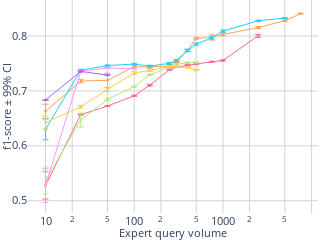

The cell this chart's notebook holds for it:
### Code cell
import plotly.graph_objects as go
from plotly.subplots import make_subplots
import numpy as np

import plotly.graph_objects as go
import plotly.express as px

dataset = 'adult'

approaches = {
    #'EEneuralcbpside_v5': {'color': [255, 255, 0], 'label': 'EEneuralcbpside_v5'},  # Red
    'IneurAL (official)': {'color': [255, 161, 90], 'label':'IneurAL6'},                    # Yellow
    'IneurAL (tuned)': {'color': [25, 211, 243], 'label':'IneurAL3'},                    # Cyan
    'Neuronal (official)': {'color': [255, 102, 146], 'label':'neuronal6'},                  # Magenta
    'Neuronal (tuned)': {'color': [182, 232, 128], 'label':'neuronal3'},                   # Orange
    'Margin': {'color': [255, 151, 255], 'label':'margin'},
    'Cesa': {'color': [254, 203, 82], 'label':'cesa'},
    'Neural-CBP': {'color': [171, 99, 250], 'label': 'EEneuralcbpside_v6'},  # Red
}

thresholds = ['f1_10', 'f1_25', 'f1_50', 'f1_100', 'f1_150',
              'f1_250', 'f1_300', 'f1_400', 'f1_500', 'f1_750', 
              'f1_1000', 'f1_2500', 'f1_5000', 'f1_7500',]

# Create a subplot with 1 row and 2 columns
fig = make_subplots(rows=1, cols=1,) #subplot_titles=("f1-score", "# of labelled observations")

# Add your traces for the first figure to the first subplot
for approach in approaches.keys():
    # ... [your existing code for calculating mean_values, std_values, and color] ...
    mean_values = [] 
    std_values = []
    r,g,b = approaches[approach]['color']
    
    for threshold in thresholds:
        mean_value = df_mean[(df_mean['Dataset'] == dataset) & (df_mean['Approach'] == approach)][threshold].values[0]
        mean_values.append(mean_value)

        std_value = df_std[(df_std['Dataset'] == dataset) & (df_std['Approach'] == approach)][threshold].values[0]
        std_values.append( 2.575 * std_value / n_folds  )
        # std_values.append(  std_value)

    fig.add_trace(go.Scatter(
        x=[10, 25, 50, 100, 150, 250, 300, 400, 500, 750, 1000, 2500, 5000, 7500, 9000], 
        y=mean_values,
        error_y=dict(type='data', array=std_values, visible=True, thickness=1, width=3),
        line=dict(dash='solid', width=1, color='rgba({},{},{},1)'.format(r,g,b)),
        marker=dict(size=2.5),
        name=approach), 
        row=1, col=1)

# Add your traces for the second figure to the second subplot
# for approach in approaches.keys():
#     # ... [your existing code for calculating explo_value, upper, and color] ...
#     r,g,b = approaches[approach]['color']
#     explo_value = explo_final['MLP'][dataset][approach]
#     upper = explo_value + explo2_final['MLP'][dataset][approach]
#     xcoords = np.arange(0,horizon,1).tolist()

#     fig.add_trace(go.Scatter(
#         x=xcoords+xcoords[::-1], 
#         y=upper.tolist()+explo_value.tolist()[::-1],  
#         fill='toself',
#         fillcolor='rgba({},{},{},0.2)'.format(r,g,b),
#         line=dict(color='rgba({},{},{},1)'.format(r,g,b), width=0),
#         hoverinfo="skip"),
#         row=1, col=2)
    
#     fig.add_trace(go.Scatter(
#         x=xcoords, 
#         y=explo_value,
#         line=dict(dash='solid', width=2, color='rgba({},{},{},1)'.format(r,g,b)),
#         name=approach), 
#         row=1, col=2)

# Update layout and axes for the combined figure
siz = 12.5
fig.update_layout(
    width=220,  # Adjusted for two subplots
    height=180,
    plot_bgcolor='white',
    paper_bgcolor='white',
    margin=dict(l=0, r=0, t=0, b=0),
    showlegend=False
)

# Update xaxis and yaxis properties for each subplot
fig.update_xaxes(title_text="Expert query volume", row=1, col=1, gridcolor='lightgrey', tickmode='array', type="log", title_standoff=5, title_font=dict(size=siz-2), tickfont=dict(size=siz-2))
fig.update_yaxes(title_text="f1-score ± 99% CI",  row=1, col=1, gridcolor='lightgrey', #range=[0,1.05]
                 title_standoff=5, title_font=dict(size=siz-2), tickfont=dict(size=siz-2), tickvals=[0, 0.1, 0.2, 0.3, 0.4, 0.5, 0.6, 0.7, 0.8, 0.9, 1] )

# fig.update_xaxes(title_text="Round", row=1, col=2, gridcolor='lightgrey', tickmode='array', title_standoff=5, title_font=dict(size=siz-2), tickfont=dict(size=siz-2))
# fig.update_yaxes(title_text="# of labels ± 99% CI", range=[0,4.5], row=1, col=2, gridcolor='lightgrey',type="log", title_standoff=0, title_font=dict(size=siz-2), tickfont=dict(size=siz-2))

fig.show()

# Save the combined figure as a PDF
# fig.write_image("./figures/combined_{}_{}_{}.pdf".format(case, model, dataset))
# fig.write_image("./figures/tst.pdf".format(case, model, dataset))
# fig.write_image("./figures/f1_{}_{}_{}.pdf".format(case, model, dataset))

### Figure 1 — Plotly figure (JSON) as saved in the notebook; plotly's stock layout.template omitted (floating-point values rounded to 4 significant figures)
{"data": [{"error_y": {"array": [0.01288, 0.003063, 0.01306, 0.002547, 0.002118, 0.00262, 0.001259, 0.001682, 0.001694, 0.004843, 0.002767, 0.002124, 0.001472, 0.0007974], "thickness": 1, "type": "data", "visible": true, "width": 3}, "line": {"color": "rgba(255,161,90,1)", "dash": "solid", "width": 1}, "marker": {"size": 2.5}, "name": "IneurAL (official)", "type": "scatter", "x": [10, 25, 50, 100, 150, 250, 300, 400, 500, 750, 1000, 2500, 5000, 7500, 9000], "xaxis": "x", "y": [0.6629, 0.7179, 0.7193, 0.7442, 0.7436, 0.7456, 0.7528, 0.7741, 0.7958, 0.7974, 0.8028, 0.8152, 0.828, 0.8407], "yaxis": "y"}, {"error_y": {"array": [0.01895, 0.001363, 0.0009532, 0.001521, 0.001743, 0.001488, 0.001444, 0.00238, 0.002012, 0.00204, 0.001809, 0.001079, 0.0007543, null], "thickness": 1, "type": "data", "visible": true, "width": 3}, "line": {"color": "rgba(25,211,243,1)", "dash": "solid", "width": 1}, "marker": {"size": 2.5}, "name": "IneurAL (tuned)", "type": "scatter", "x": [10, 25, 50, 100, 150, 250, 300, 400, 500, 750, 1000, 2500, 5000, 7500, 9000], "xaxis": "x", "y": [0.6299, 0.7379, 0.7461, 0.7488, 0.7451, 0.7503, 0.7556, 0.7736, 0.7852, 0.7964, 0.809, 0.8277, 0.8328, null], "yaxis": "y"}, {"error_y": {"array": [0.02485, 0.0006668, 0.0006503, 0.001025, 0.001496, 0.0007191, 0.0007535, 0.0009686, 0.001087, 0.0009129, 0.001007, 0.002572, null, null], "thickness": 1, "type": "data", "visible": true, "width": 3}, "line": {"color": "rgba(255,102,146,1)", "dash": "solid", "width": 1}, "marker": {"size": 2.5}, "name": "Neuronal (official)", "type": "scatter", "x": [10, 25, 50, 100, 150, 250, 300, 400, 500, 750, 1000, 2500, 5000, 7500, 9000], "xaxis": "x", "y": [0.5278, 0.6567, 0.6724, 0.691, 0.7104, 0.7386, 0.7433, 0.747, 0.7489, 0.7529, 0.7555, 0.8003, null, null], "yaxis": "y"}, {"error_y": {"array": [0.02459, 0.01285, 0.001673, 0.001037, 0.0008054, 0.0009773, 0.001008, 0.001105, 0.001016, null, null, null, null, null], "thickness": 1, "type": "data", "visible": true, "width": 3}, "line": {"color": "rgba(182,232,128,1)", "dash": "solid", "width": 1}, "marker": {"size": 2.5}, "name": "Neuronal (tuned)", "type": "scatter", "x": [10, 25, 50, 100, 150, 250, 300, 400, 500, 750, 1000, 2500, 5000, 7500, 9000], "xaxis": "x", "y": [0.5369, 0.6468, 0.6847, 0.7077, 0.7293, 0.7429, 0.7483, 0.7513, 0.7518, null, null, null, null, null], "yaxis": "y"}, {"error_y": {"array": [0.03056, 0.001477, 0.0007488, null, null, null, null, null, null, null, null, null, null, null], "thickness": 1, "type": "data", "visible": true, "width": 3}, "line": {"color": "rgba(255,151,255,1)", "dash": "solid", "width": 1}, "marker": {"size": 2.5}, "name": "Margin", "type": "scatter", "x": [10, 25, 50, 100, 150, 250, 300, 400, 500, 750, 1000, 2500, 5000, 7500, 9000], "xaxis": "x", "y": [0.5275, 0.7355, 0.742, 0.7404, null, null, null, null, null, null, null, null, null, null], "yaxis": "y"}, {"error_y": {"array": [0.01148, 0.002383, 0.003753, 0.002878, 0.002173, 0.0009625, 0.001008, 0.001096, 0.00126, null, null, null, null, null], "thickness": 1, "type": "data", "visible": true, "width": 3}, "line": {"color": "rgba(254,203,82,1)", "dash": "solid", "width": 1}, "marker": {"size": 2.5}, "name": "Cesa", "type": "scatter", "x": [10, 25, 50, 100, 150, 250, 300, 400, 500, 750, 1000, 2500, 5000, 7500, 9000], "xaxis": "x", "y": [0.6423, 0.671, 0.7029, 0.7326, 0.7373, 0.7443, 0.7434, 0.7429, 0.738, null, null, null, null, null], "yaxis": "y"}, {"error_y": {"array": [0.0002506, 0.0007608, null, null, null, null, null, null, null, null, null, null, null, null], "thickness": 1, "type": "data", "visible": true, "width": 3}, "line": {"color": "rgba(171,99,250,1)", "dash": "solid", "width": 1}, "marker": {"size": 2.5}, "name": "Neural-CBP", "type": "scatter", "x": [10, 25, 50, 100, 150, 250, 300, 400, 500, 750, 1000, 2500, 5000, 7500, 9000], "xaxis": "x", "y": [0.6832, 0.7355, 0.7288, null, null, null, null, null, null, null, null, null, null, null], "yaxis": "y"}], "layout": {"height": 180, "margin": {"b": 0, "l": 0, "r": 0, "t": 0}, "paper_bgcolor": "white", "plot_bgcolor": "white", "showlegend": false, "width": 220, "xaxis": {"anchor": "y", "domain": [0, 1], "gridcolor": "lightgrey", "tickfont": {"size": 10.5}, "tickmode": "array", "title": {"font": {"size": 10.5}, "standoff": 5, "text": "Expert query volume"}, "type": "log"}, "yaxis": {"anchor": "x", "domain": [0, 1], "gridcolor": "lightgrey", "tickfont": {"size": 10.5}, "tickvals": [0, 0.1, 0.2, 0.3, 0.4, 0.5, 0.6, 0.7, 0.8, 0.9, 1], "title": {"font": {"size": 10.5}, "standoff": 5, "text": "f1-score ± 99% CI"}}}}
